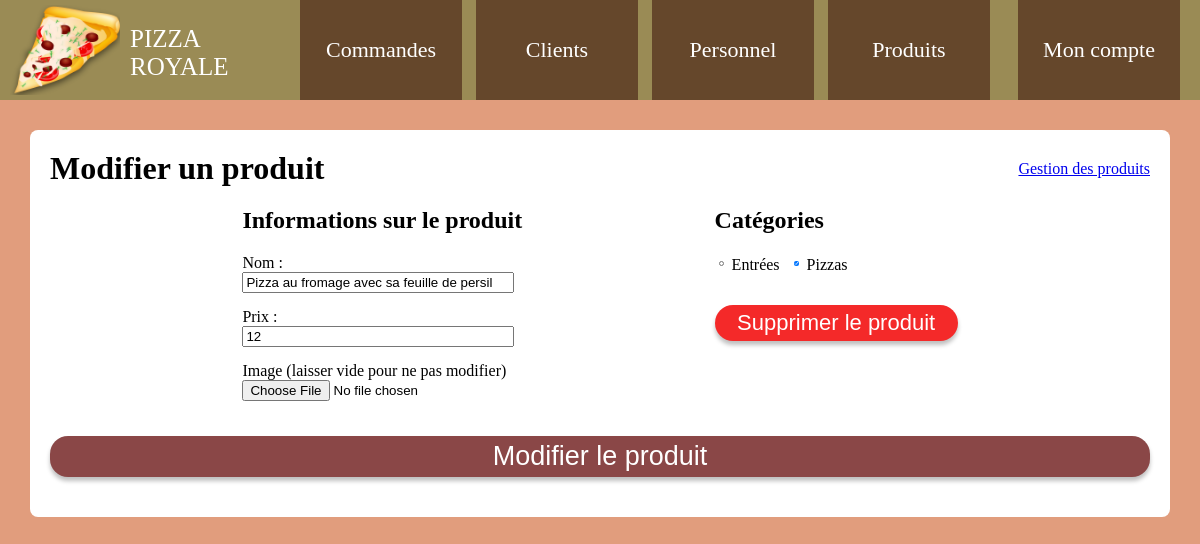
The app's page /modifierproduit?id=19 (signed in), older data.
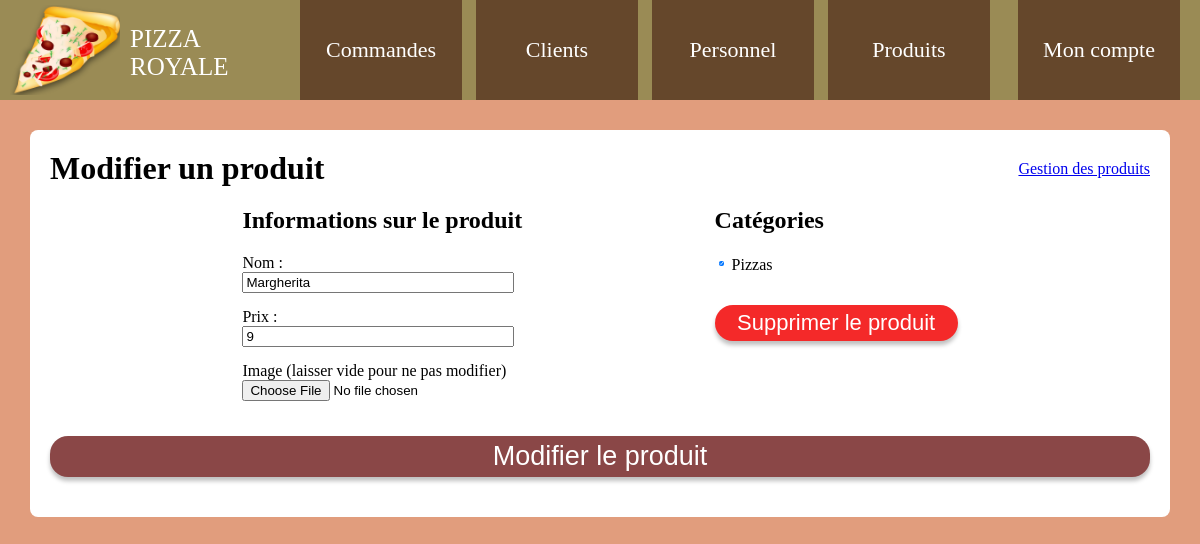
The same page, newer data.
### tables this page shows
CREATE TABLE `produits` (
  `id_produit` int(11) NOT NULL,
  `libelle` varchar(255) NOT NULL,
  `prix` varchar(10) NOT NULL,
  `photo` varchar(255) NOT NULL
);

CREATE TABLE `categories` (
  `id_categorie` int(11) NOT NULL,
  `nom` varchar(255) NOT NULL,
  `description` varchar(255) NOT NULL
);

### modifierproduit.php (the view, shortened to what this page needs)
<?php
require('config.php');
if(isset($_GET['id'])) {
$id = $_GET['id'];
$req = $bdd->prepare('SELECT * FROM produits WHERE id_produit = :id_produit');
$req->bindValue('id_produit', $id, PDO::PARAM_INT);
$req->execute();
$produit = $req->fetch(PDO::FETCH_ASSOC);
}
?>
<!DOCTYPE html>
<html lang="fr">
<head>
<link href="css/styles.css" rel="stylesheet">
<link rel="stylesheet" href="js/jquery-ui/jquery-ui.min.css">
</head>
<body>
<?php include('header.php'); ?>
<div class="conteneur">
<div class="titre-page">
<h1>Modifier un produit</h1>
<a href="gestionproduits">Gestion des produits</a>
</div>
<form action="" method="post" enctype="multipart/form-data">
<div class="contenu">
<div class="employe-flex">
<div class="infos-produit">
<h2>Informations sur le produit</h2>
<label for="nom">Nom :</label> <input type="text" name="nom" id="nom" value="<?= $produit['libelle']; ?>">
<label for="prix">Prix :</label> <input type="text" name="prix" id="prix" value="<?= $produit['prix']; ?>">
<label for="photo">Image (laisser vide pour ne pas modifier)</label> <input type="file" name="photo" id="photo">
</div>
<div class="categories">
<h2>Catégories</h2>
<div class="flex-fonctions">
<?php $req = $bdd->prepare('SELECT id_categorie, nom FROM categories ORDER BY nom');
$req->execute();
while($categ = $req->fetch()) {
$req2 = $bdd->prepare('SELECT id_categorie, id_produit FROM produits_categories WHERE id_categorie = :id_categorie AND id_produit = :id_produit');
$req2->bindValue('id_categorie', $categ['id_categorie'], PDO::PARAM_INT);
$req2->bindValue('id_produit', $id, PDO::PARAM_INT);
$req2->execute();
if($req2->rowCount() > 0) {
$checked = ' checked';
} else {
$checked = null;
}
?>
<div class="content-fonctions">
<input type="checkbox" name="categories[]" id="<?= $categ['id_categorie']; ?>" value="<?= $categ['id_categorie']; ?>"<?= $checked; ?>><label for="<?= $categ['id_categorie']; ?>"><?= $categ['nom']; ?></label>
</div>
<?php } ?>
<input class="boutton-delete" type="submit" name="supprimer" value="Supprimer le produit">
</div>
</div>
</div>
<input class="boutton-rouge" type="submit" name="modifier" value="Modifier le produit">
</form>
</div>
</body>
</html>

Row changes from the older to the newer data that the page shows:
removed categories: nom "Entrées"
changed produits: nom "Pizza au fromage avec sa feuille de persil" → "Margherita"; prix "12" → "9"
